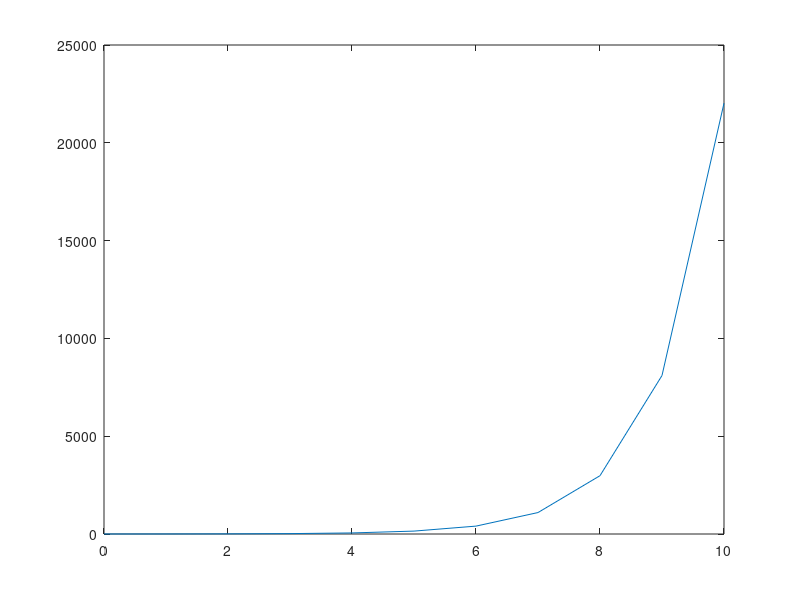

Here is the MATLAB script that generated this plot: (Note: this script raises an error after producing the figure.)
%% Mathematics for Computing
%% 1
x=linspace(0,1,100);
%% 2
% (a) 
x=linspace(0,1,101);
x=x(1:100);
% (b)
x=(0:100-1)*1/100;
%% 3
x=linspace(0,2*pi,1000);
y=sin(x);
plot(x,y);
%% 4
sum=0;
for i=1:100
    sum=sum+i;
end
sum
%% 5
sum=0;
i=1;
while i<=100
    sum=sum+i;
    i=i+1;
end
sum
%% 6
sum=0;
for i=1:2:100
    sum=sum+i;
end
sum
%% 7
sum=0;
i=1;
while i<=100
    sum=sum+i;
    i=i+2;
end
sum
%% 8
x=1:100;
y=cumsum(x);
out=y(1,end);
%% 9
x=1:2:100;
y=cumsum(x);
out=y(1,end);
%% 10
x=unique([2:2:100 5:5:100]);
cumsum(x)
%% 11
N=50; 
fib=[];
fib(1)=0;
fib(2)=1;
for i= 3:50
    fib(i)=fib(i-1)+fib(i-2);
end
fib
%%
f1=0;
f2=1;
k=[f1 f2];
for i=3:50
    f3=f2+f1;
    f1=f2;
    f2=f3;
    k=[k f3];
end
k
%% 12
N=50; 
fib=[];
fib(1)=0;
fib(2)=1;
i=3;
while i<= 50
    fib(i)=fib(i-1)+fib(i-2);
    i=i+1;
end
fib
%% 
f1=0;
f2=1;
k=[f1 f2];
i=3;
while i<=50
    f3=f2+f1;
    f1=f2;
    f2=f3;
    k=[k f3];
    i=i+1;
end
k
%% 13
N=50; 
fib=[];
fib(1)=0;
fib(2)=1;
for i= 3:50
    if(fib(i-1)+fib(i-2)<5000)
        fib(i)=fib(i-1)+fib(i-2);
    else 
        break;
    end
    
end
fib
%% 14
N=50; 
fib=[];
fib(1)=0;
fib(2)=1;
i=3;
while fib(i-1)+fib(i-2)<5000
    fib(i)=fib(i-1)+fib(i-2);
    i=i+1;
end
fib
%% 15
x=[2 3 5 7];
k=[];
for i=10:100
    if (mod(i,2)~=0 & mod(i,3)~=0 & mod(i,5)~=0 & mod(i,7)~=0)
        k=[k i];
    end
end
k
%% 16
x=[2 3 5 7 11 13 17 19 23 29 31]
k=[];
for i=32:1000
    if (mod(i,2)~=0 & mod(i,3)~=0 & mod(i,5)~=0 & mod(i,7)~=0 & mod(i,11)~=0 & mod(i,13)~=0 & mod(i,17)~=0 &mod(i,19)~=0 & mod(i,23)~=0 & mod(i,29)~=0 & mod(i,31)~=0)
        k=[k i];
    end
end
k
%%
primes_32 = [2, 3, 5, 7, 11, 13, 17, 19, 23, 29, 31];

x = false(1, 1000);
for i = primes_32
    x(i*2:i:end) = true;
end
y = find(~x & (1:1000) >= 32);
disp(y);
%% 17
x=0:10;
y=x.*x
%% 18
x=1:10;
y=x./sqrt(x)
%% 19
x=1:10;
y1=x.*x
y=y1./sqrt(x)
%% 20
x=1:10;
y=x./nthroot(x,3)
%% 21
x=0:10;
y=exp(x);
plot(x,y)
%% 22
num = 0;
sum = 0;
count = 0;
while sum <= 1000
    num = num + 1;
    if (mod(num,3) == 0) | (mod(num,5) == 0)
        sum = sum + num;
        count = count + 1;
    end
end
disp(count)
disp(sum)

%% 23
sum = 0;
count = 0;
while sum <= 1000
    count = count + 1;
    if mod(count, 3) == 0 && mod(count, 5) ~= 0 || mod(count, 3) ~= 0 && mod(count, 5) == 0
        sum = sum + count;
    end
end
fprintf("The sum is %d\n", sum);
fprintf("The number of values needed is %d\n", count);
%% 24
fib = [0 1];
sum = 1;
while sum < 5000
    fib1 = fib(end) + fib(end-1);
    if sum + fib1 > 5000
        break;
    end
    fib = [fib fib1];
    sum = sum + fib1;
end
disp(fib);
cumsum(fib)
%% 25
fib = [1 1];
while true
    fib1 = fib(end) + fib(end-1);
    if fib1 - fib(end) > 1000
        break;
    end
    fib = [fib fib1];
end
disp(fib);

%% 26
primes = [2];
sum = 2;
n = 3;
while sum <= 10000
    is_prime = true;
    for i = 1:length(primes)
        if mod(n, primes(i)) == 0
            is_prime = false;
            break;
        end
    end
    if is_prime
        primes = [primes n];
        sum = sum + n;
    end
    n = n + 2;
end
disp(primes);
%%
primes = [];
cumulative_sum = 0;
n = 2; 

while cumulative_sum < 10000
    if isprime(n) 
        primes = [primes, n];
        cumulative_sum = sum(primes);  
    end
    n = n + 1; % Increment n
end

cumulative_sum
primes
%%
%% Linear Algebra
%% 1
A=int32(input("Enter the rank of the matrix :"))
Matrix= randi([0 10],5,A)*randi([0 10],A,5)
arank=rank(Matrix)
%% 2
A=randi([0 9],5,4)*randi([0 9],4,5);
K=null(A')
%% 3
n = 5;
A = randn(n);
[Q,R] = qr(A); 
Q = Q(:,1:n);
%% 4
A=randi([0 9],4,3)*randi([0 9],3,4);
b=[1 2 3 4];
xp=A/b;
x=[];
for i=1:1000
    nA=null(A);
    xn=rand()*nA;
    x=xp+xn;
    x
end
%%
clc;clear all;
a = randi([1 10],3,2)*randi([1 10],2,3); 
b = rand()*a(:,1)+rand()*a(:,2)+a(:,3);
xp = pinv(a)*b;
xn = null(a);
for i=1:100
    x = xn*rand()+xp
end

%% 5
A=randi([0 9],5,5)
[c,r] = qr(A);
c
r
c*r
%%
clc;clear all;
A=[1 2 3; 3 4 5; 2+3 4+4 6+5];
A=A';
[R , colindex]=rref(A);
r=length(colindex);
R=R(1:r,:)
C=A(:,colindex)
An=C*R
%% 6
A=randi([-3 3],3); 
A=A-diag(diag(A))+eye(size(A));%  
A = tril(A)*triu(A)
det(A) % Here the determinant is one
inv(A) 
%% 7
B=randi([-3 3],3);
B=B-diag(diag(B))+eye(size(B));
L = tril(B);
U = triu(B);
A=L*U;
A=A*diag([1 2 3])*inv(A);
eig(A)
%% 8
A = randi([0 9],5)
A=A+A'-diag(diag((A)))
%% 9
B = randi([0 9],5)
C=B+B'-diag(diag((B)));
A=(C*C')*diag([1 2 3 4 5]) *(inv(C*C'));
eig(A)
%% 10
A=rand(5);
[Q,R]=qr(A);
A=(Q*Q')*diag([1 2 3 4 5])*(inv(Q*Q'))
